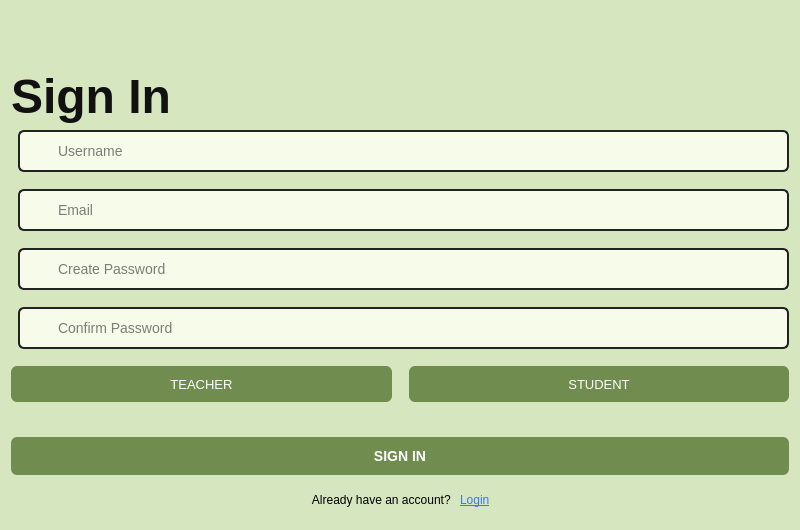
<?xml version="1.0" encoding="UTF-8"?>
<ui version="4.0">
 <class>SignInPage</class>
 <widget class="QWidget" name="SignInPage">
  <property name="geometry">
   <rect>
    <x>0</x>
    <y>0</y>
    <width>800</width>
    <height>530</height>
   </rect>
  </property>
  <property name="styleSheet">
   <string notr="true">
QWidget {
    background-color: #d6e6be;
    font-family: Arial;
}
QLabel#titleLabel {
    font-size: 48px;
    font-weight: 500;
    color: #111;
}
QLineEdit {
    border: 2px solid #222;
    border-radius: 6px;
    font-size: 14px;
    padding: 10px 10px 10px 36px;
    background-color: #f7fbe9;
}
QPushButton {
    background-color: #708c4e;
    color: #fff;
    font-size: 13px;
    font-family: Arial;
    border-radius: 6px;
    height: 36px;
}
QPushButton#btnSignIn {
    min-height: 38px;
    font-weight: bold;
    font-size: 14px;
    margin-top: 18px;
}
QPushButton:hover {
    background-color: #586f3e;
}
QLabel#linkLogin {
    color: #3779f7;
    text-decoration: underline;
}
   </string>
  </property>
  <layout class="QVBoxLayout" name="mainVLayout">
   <property name="alignment">
    <set>Qt::AlignTop|Qt::AlignHCenter</set>
   </property>
   <item>
    <spacer name="topSpacer">
     <property name="orientation">
      <enum>Qt::Vertical</enum>
     </property>
     <property name="sizeHint" stdset="0">
      <size>
       <width>20</width>
       <height>30</height>
      </size>
     </property>
    </spacer>
   </item>
   <item>
    <widget class="QLabel" name="titleLabel">
     <property name="text">
      <string>Sign In</string>
     </property>
     <property name="objectName">
      <string>titleLabel</string>
     </property>
     <property name="alignment">
      <set>Qt::AlignLeft|Qt::AlignVCenter</set>
     </property>
     <property name="minimumHeight">
      <number>60</number>
     </property>
    </widget>
   </item>
   <item>
    <layout class="QVBoxLayout" name="formVLayout">
     <property name="spacing">
      <number>17</number>
     </property>
     <item>
      <widget class="QWidget" name="userWidget" native="true">
       <layout class="QHBoxLayout" name="userHLayout">
        <property name="spacing">
         <number>0</number>
        </property>
        <property name="margin">
         <number>0</number>
        </property>
        <item>
         <widget class="QLabel" name="iconUser">
          <property name="minimumWidth">
           <number>30</number>
          </property>
          <property name="alignment">
           <set>Qt::AlignCenter</set>
          </property>
          <property name="pixmap">
           <pixmap>../assets/icon_user.png</pixmap>
          </property>
         </widget>
        </item>
        <item>
         <widget class="QLineEdit" name="lineUsername">
          <property name="placeholderText">
           <string>Username</string>
          </property>
          <property name="minimumHeight">
           <number>36</number>
          </property>
         </widget>
        </item>
       </layout>
      </widget>
     </item>
     <item>
      <widget class="QWidget" name="emailWidget" native="true">
       <layout class="QHBoxLayout" name="emailHLayout">
        <property name="spacing">
         <number>0</number>
        </property>
        <property name="margin">
         <number>0</number>
        </property>
        <item>
         <widget class="QLabel" name="iconEmail">
          <property name="minimumWidth">
           <number>30</number>
          </property>
          <property name="alignment">
           <set>Qt::AlignCenter</set>
          </property>
          <property name="pixmap">
           <pixmap>../assets/icon_mail.png</pixmap>
          </property>
         </widget>
        </item>
        <item>
         <widget class="QLineEdit" name="lineEmail">
          <property name="placeholderText">
           <string>Email</string>
          </property>
          <property name="minimumHeight">
           <number>36</number>
          </property>
         </widget>
        </item>
       </layout>
      </widget>
     </item>
     <item>
      <widget class="QWidget" name="passwordWidget" native="true">
       <layout class="QHBoxLayout" name="passwordHLayout">
        <property name="spacing">
         <number>0</number>
        </property>
        <property name="margin">
         <number>0</number>
        </property>
        <item>
         <widget class="QLabel" name="iconPassword">
          <property name="minimumWidth">
           <number>30</number>
          </property>
          <property name="alignment">
           <set>Qt::AlignCenter</set>
          </property>
          <property name="pixmap">
           <pixmap>../assets/icon_lock.png</pixmap>
          </property>
         </widget>
        </item>
        <item>
         <widget class="QLineEdit" name="linePassword">
          <property name="placeholderText">
           <string>Create Password</string>
          </property>
          <property name="minimumHeight">
           <number>36</number>
          </property>
          <property name="echoMode">
           <enum>QLineEdit::Password</enum>
          </property>
         </widget>
        </item>
       </layout>
      </widget>
     </item>
     <item>
      <widget class="QWidget" name="confirmWidget" native="true">
       <layout class="QHBoxLayout" name="confirmHLayout">
        <property name="spacing">
         <number>0</number>
        </property>
        <property name="margin">
         <number>0</number>
        </property>
        <item>
         <widget class="QLabel" name="iconConfirm">
          <property name="minimumWidth">
           <number>30</number>
          </property>
          <property name="alignment">
           <set>Qt::AlignCenter</set>
          </property>
          <property name="pixmap">
           <pixmap>../assets/icon_lock.png</pixmap>
          </property>
         </widget>
        </item>
        <item>
         <widget class="QLineEdit" name="lineConfirmPassword">
          <property name="placeholderText">
           <string>Confirm Password</string>
          </property>
          <property name="minimumHeight">
           <number>36</number>
          </property>
          <property name="echoMode">
           <enum>QLineEdit::Password</enum>
          </property>
         </widget>
        </item>
       </layout>
      </widget>
     </item>
     <item>
      <layout class="QHBoxLayout" name="roleHLayout">
       <item>
        <widget class="QPushButton" name="btnTeacher">
         <property name="text">
          <string>TEACHER</string>
         </property>
         <property name="minimumWidth">
          <number>180</number>
         </property>
        </widget>
       </item>
       <item>
        <widget class="QPushButton" name="btnStudent">
         <property name="text">
          <string>STUDENT</string>
         </property>
         <property name="minimumWidth">
          <number>180</number>
         </property>
        </widget>
       </item>
      </layout>
     </item>
     <item>
      <widget class="QPushButton" name="btnSignIn">
       <property name="text">
        <string>SIGN IN</string>
       </property>
       <property name="minimumHeight">
        <number>38</number>
       </property>
      </widget>
     </item>
    </layout>
   </item>
   <item>
    <widget class="QWidget" name="footerWidget" native="true">
     <layout class="QHBoxLayout" name="footerHLayout">
      <item>
       <spacer name="footerSpacer">
        <property name="orientation">
         <enum>Qt::Horizontal</enum>
        </property>
        <property name="sizeHint" stdset="0">
         <size>
          <width>180</width>
          <height>20</height>
         </size>
        </property>
       </spacer>
      </item>
      <item>
       <widget class="QLabel" name="footerLabel">
        <property name="text">
         <string>Already have an account? </string>
        </property>
        <property name="alignment">
         <set>Qt::AlignRight|Qt::AlignVCenter</set>
        </property>
       </widget>
      </item>
      <item>
       <widget class="QLabel" name="linkLogin">
        <property name="text">
         <string>Login</string>
        </property>
        <property name="objectName">
         <string>linkLogin</string>
        </property>
        <property name="alignment">
         <set>Qt::AlignLeft|Qt::AlignVCenter</set>
        </property>
       </widget>
      </item>
      <item>
       <spacer name="footerSpacer2">
        <property name="orientation">
         <enum>Qt::Horizontal</enum>
        </property>
        <property name="sizeHint" stdset="0">
         <size>
          <width>180</width>
          <height>20</height>
         </size>
        </property>
       </spacer>
      </item>
     </layout>
    </widget>
   </item>
  </layout>
 </widget>
 <resources/>
 <connections/>
</ui>
